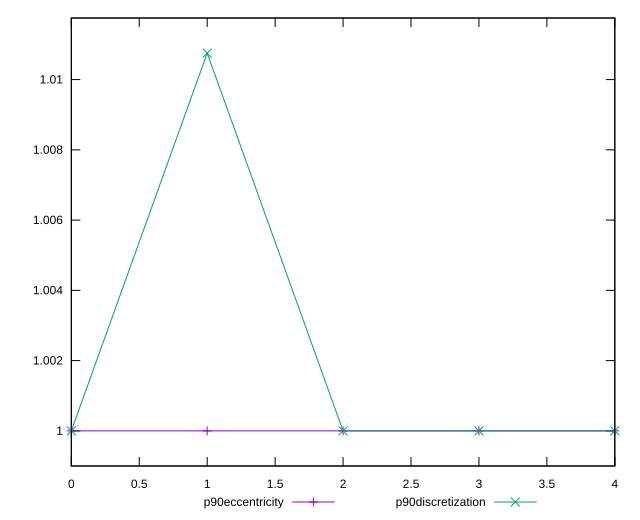

The gnuplot source for this figure:
reset

$p90Eccentricity <<EOF
0 1.0000000000000002
1 1.0000000000000002
2 1.0000000000000007
3 0.9999999999999999
4 1
EOF

$p90Discretization <<EOF
0 1
1 1.010752688172043
2 1
3 1
4 1
EOF

set key outside below
set xrange [0:4]
set yrange [0.9989999999999999:1.011752688172043]
set trange [0.9989999999999999:1.011752688172043]
set terminal svg size 640, 520 enhanced background rgb 'white'
set output "report_00014_2021-02-09T15:56:05.503Z/server-response-time/progression/eccentricity.svg"

plot $p90Eccentricity title "p90eccentricity" with linespoints, \
     $p90Discretization title "p90discretization" with linespoints

reset
